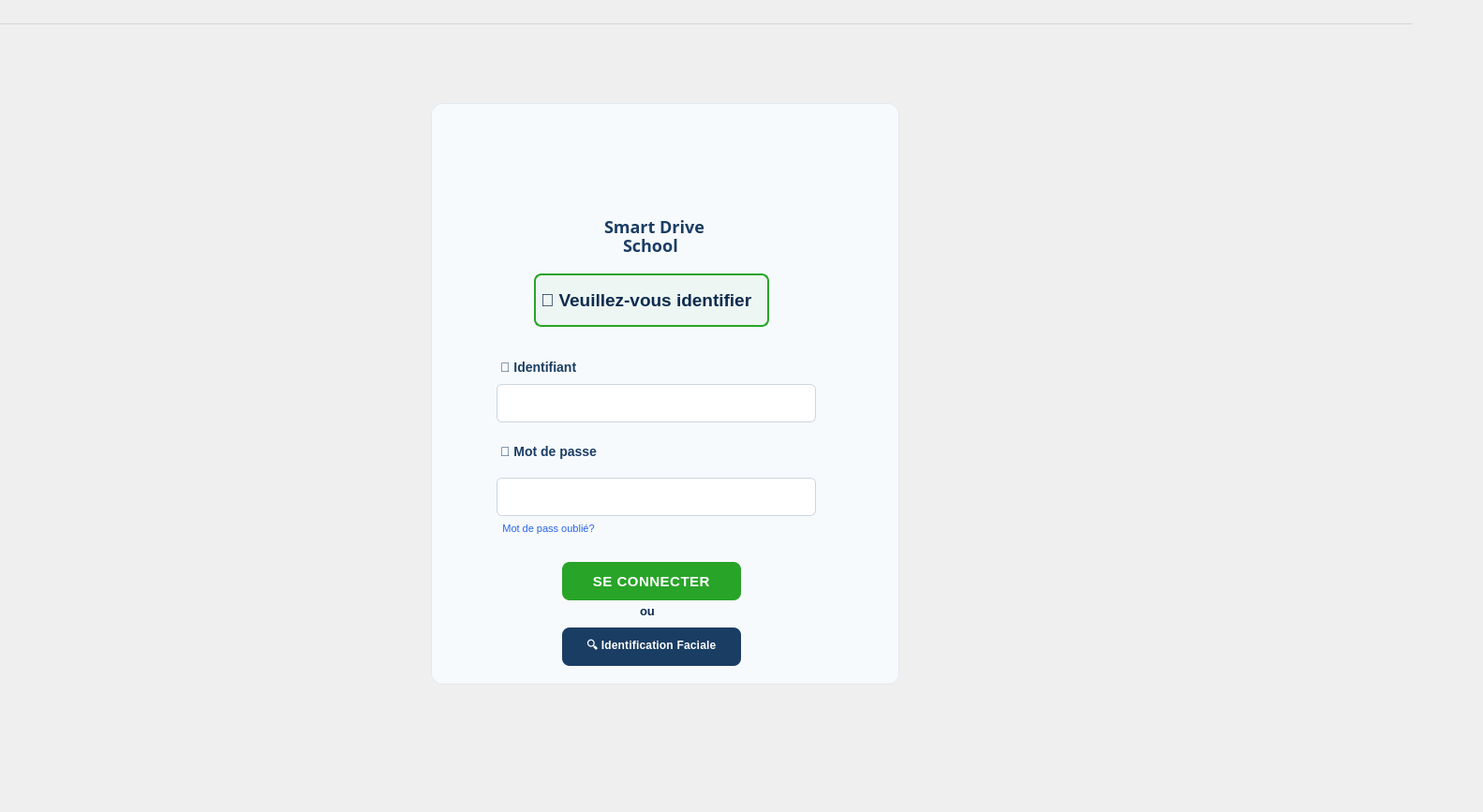
<?xml version="1.0" encoding="UTF-8"?>
<ui version="4.0">
 <class>Login</class>
 <widget class="QDialog" name="Login">
  <property name="geometry">
   <rect>
    <x>0</x>
    <y>0</y>
    <width>1583</width>
    <height>867</height>
   </rect>
  </property>
  <property name="windowTitle">
   <string>login</string>
  </property>
  <widget class="QMenuBar" name="menubar">
   <property name="geometry">
    <rect>
     <x>0</x>
     <y>0</y>
     <width>1508</width>
     <height>26</height>
    </rect>
   </property>
  </widget>
  <widget class="QFrame" name="frame_login">
   <property name="geometry">
    <rect>
     <x>460</x>
     <y>110</y>
     <width>500</width>
     <height>621</height>
    </rect>
   </property>
   <property name="styleSheet">
    <string notr="true">#frame_login {
    background-color: #f7fafc;
    border: 1px solid #E2E8F0;
    border-radius: 12px;
    padding: 40px;
    min-width: 400px;
    box-shadow: 0 10px 25px rgba(0, 0, 0, 0.05);
}</string>
   </property>
   <property name="frameShape">
    <enum>QFrame::Shape::StyledPanel</enum>
   </property>
   <property name="frameShadow">
    <enum>QFrame::Shadow::Raised</enum>
   </property>
   <widget class="QLineEdit" name="id">
    <property name="geometry">
     <rect>
      <x>70</x>
      <y>300</y>
      <width>341</width>
      <height>41</height>
     </rect>
    </property>
    <property name="styleSheet">
     <string notr="true">QLineEdit {
    border: 1px solid #CBD5E1;
    border-radius: 6px;
    padding: 10px 12px;
    font-size: 13px;
    background-color: #FFFFFF;
    width: 250px;
}

QLineEdit:focus {
    border: 2px solid #28a428;
    padding: 9px 11px;
}

QLineEdit::placeholder {
    color: #94A3B8;
    font-size: 12px;
}</string>
    </property>
    <property name="inputMask">
     <string/>
    </property>
    <property name="text">
     <string/>
    </property>
   </widget>
   <widget class="QPushButton" name="forgotPasswordButton">
    <property name="geometry">
     <rect>
      <x>50</x>
      <y>440</y>
      <width>151</width>
      <height>29</height>
     </rect>
    </property>
    <property name="styleSheet">
     <string notr="true">#forgotPasswordButton {
    background-color: transparent;
    color: #2563EB;
    border: none;
    padding: 4px 8px;
    font-size: 11px;
    font-weight: normal;
    text-decoration: none;
    border-radius: 4px;
}

#forgotPasswordButton:hover {
    color: #1D4ED8;
    background-color: rgba(37, 99, 235, 0.1);
    text-decoration: underline;
    transform: none;
}

#forgotPasswordButton:pressed {
    color: #1E40AF;
    background-color: rgba(37, 99, 235, 0.2);
    text-decoration: underline;
    transform: none;
}</string>
    </property>
    <property name="text">
     <string>Mot de pass oublié?</string>
    </property>
   </widget>
   <widget class="QPushButton" name="connect">
    <property name="geometry">
     <rect>
      <x>140</x>
      <y>490</y>
      <width>191</width>
      <height>41</height>
     </rect>
    </property>
    <property name="styleSheet">
     <string notr="true">QPushButton {
    background-color: #28a428;
    color: white;
    border: none;
    padding: 14px 28px;
    border-radius: 8px;
    font-size: 15px;
    font-weight: 700;
    letter-spacing: 0.5px;
    transition: background-color 0.3s ease;
}

QPushButton:hover {
    background-color: #2eb82e;
    box-shadow: 0 4px 12px rgba(40, 164, 40, 0.3);
}

QPushButton:pressed {
    background-color: #229122;
}

QPushButton:disabled {
    background-color: #9CA3AF;
    color: #6B7280;
}</string>
    </property>
    <property name="text">
     <string>SE CONNECTER</string>
    </property>
    <property name="autoDefault">
     <bool>false</bool>
    </property>
    <property name="default">
     <bool>false</bool>
    </property>
    <property name="flat">
     <bool>false</bool>
    </property>
   </widget>
   <widget class="QPushButton" name="faceRecognitionButton">
    <property name="geometry">
     <rect>
      <x>140</x>
      <y>560</y>
      <width>191</width>
      <height>41</height>
     </rect>
    </property>
    <property name="styleSheet">
     <string notr="true">/* Blue secondary button - small text but bold */
QPushButton {
    background-color: #1A3D64;
    color: white;
    border: none;
    padding: 10px 20px;
    border-radius: 8px;
    font-size: 12px;
    font-weight: bold;
    letter-spacing: 0.2px;
    transition: background-color 0.3s ease;
}

QPushButton:hover {
    background-color: #1D546C;
    box-shadow: 0 4px 12px rgba(26, 61, 100, 0.3);
}

QPushButton:pressed {
    background-color: #0C2B4E;
}

QPushButton:disabled {
    background-color: #9CA3AF;
    color: #6B7280;
}</string>
    </property>
    <property name="text">
     <string>🔍 Identification Faciale</string>
    </property>
    <property name="autoDefault">
     <bool>false</bool>
    </property>
    <property name="default">
     <bool>false</bool>
    </property>
    <property name="flat">
     <bool>false</bool>
    </property>
   </widget>
   <widget class="QLabel" name="identifier">
    <property name="geometry">
     <rect>
      <x>110</x>
      <y>170</y>
      <width>251</width>
      <height>81</height>
     </rect>
    </property>
    <property name="styleSheet">
     <string notr="true">/* Green gradient border */
#identifier {
    color: #0C2B4E;
    font-size: 19px;
    font-weight: 600;
    padding: 16px 0;
    qproperty-alignment: 'AlignCenter';
    border: 2px solid #28a428;
    border-radius: 8px;
    background-color: rgba(40, 164, 40, 0.05);
    margin: 12px 0;
}</string>
    </property>
    <property name="text">
     <string>🔐 Veuillez-vous identifier</string>
    </property>
   </widget>
   <widget class="QLabel" name="label_2">
    <property name="geometry">
     <rect>
      <x>70</x>
      <y>270</y>
      <width>111</width>
      <height>31</height>
     </rect>
    </property>
    <property name="styleSheet">
     <string notr="true">QLabel {
    color: #1A3D64;
    font-size: 14px;
    font-weight: 600;
    margin-bottom: 8px;
    display: block;
}</string>
    </property>
    <property name="text">
     <string>👤 Identifiant</string>
    </property>
   </widget>
   <widget class="QLabel" name="label_3">
    <property name="geometry">
     <rect>
      <x>70</x>
      <y>360</y>
      <width>111</width>
      <height>31</height>
     </rect>
    </property>
    <property name="styleSheet">
     <string notr="true">QLabel {
    color: #1A3D64;
    font-size: 14px;
    font-weight: 600;
    margin-bottom: 8px;
    display: block;
}</string>
    </property>
    <property name="text">
     <string>🔑 Mot de passe</string>
    </property>
   </widget>
   <widget class="QLabel" name="label_4">
    <property name="geometry">
     <rect>
      <x>220</x>
      <y>520</y>
      <width>21</width>
      <height>41</height>
     </rect>
    </property>
    <property name="styleSheet">
     <string notr="true">/* Make field labels bold for emphasis */
QLabel {
    color: #0C2B4E;
    font-size: 13px;
    font-weight: 600;
    padding: 6px 0 2px 0;
}</string>
    </property>
    <property name="text">
     <string>ou</string>
    </property>
   </widget>
   <widget class="QLineEdit" name="mdp">
    <property name="geometry">
     <rect>
      <x>70</x>
      <y>400</y>
      <width>341</width>
      <height>41</height>
     </rect>
    </property>
    <property name="styleSheet">
     <string notr="true">QLineEdit {
    border: 1px solid #CBD5E1;
    border-radius: 6px;
    padding: 10px 12px;
    font-size: 13px;
    background-color: #FFFFFF;
    width: 250px;
}

QLineEdit:focus {
    border: 2px solid #28a428;
    padding: 9px 11px;
}

QLineEdit::placeholder {
    color: #94A3B8;
    font-size: 12px;
}</string>
    </property>
    <property name="inputMask">
     <string/>
    </property>
    <property name="text">
     <string/>
    </property>
   </widget>
   <widget class="QLabel" name="label_5">
    <property name="geometry">
     <rect>
      <x>140</x>
      <y>-10</y>
      <width>191</width>
      <height>181</height>
     </rect>
    </property>
    <property name="styleSheet">
     <string notr="true">image: url(:/image/img/logo_png.png);</string>
    </property>
    <property name="text">
     <string/>
    </property>
   </widget>
   <widget class="QLabel" name="label_6">
    <property name="geometry">
     <rect>
      <x>180</x>
      <y>120</y>
      <width>121</width>
      <height>31</height>
     </rect>
    </property>
    <property name="styleSheet">
     <string notr="true">QLabel {
    color: #1A3D64;
    font-size: 18px;
    font-weight: 600;
    margin-bottom: 8px;
    display: block;
	font-family: Montserrat;
}</string>
    </property>
    <property name="text">
     <string>Smart Drive</string>
    </property>
   </widget>
   <widget class="QLabel" name="label_7">
    <property name="geometry">
     <rect>
      <x>200</x>
      <y>140</y>
      <width>71</width>
      <height>31</height>
     </rect>
    </property>
    <property name="styleSheet">
     <string notr="true">QLabel {
    color: #1A3D64;
    font-size: 18px;
    font-weight: 600;
    margin-bottom: 8px;
    display: block;
	font-family: Montserrat;
}</string>
    </property>
    <property name="text">
     <string>School</string>
    </property>
   </widget>
  </widget>
 </widget>
 <resources/>
 <connections/>
</ui>
